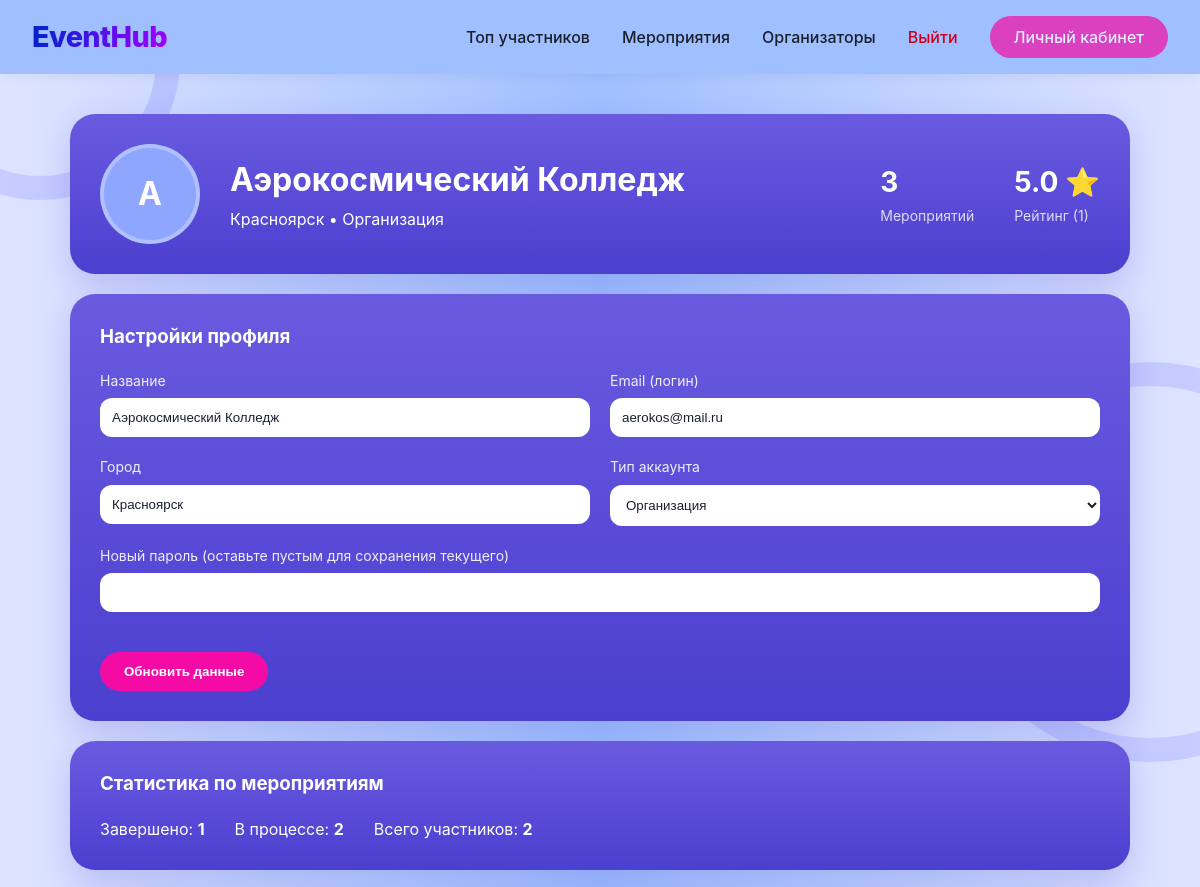
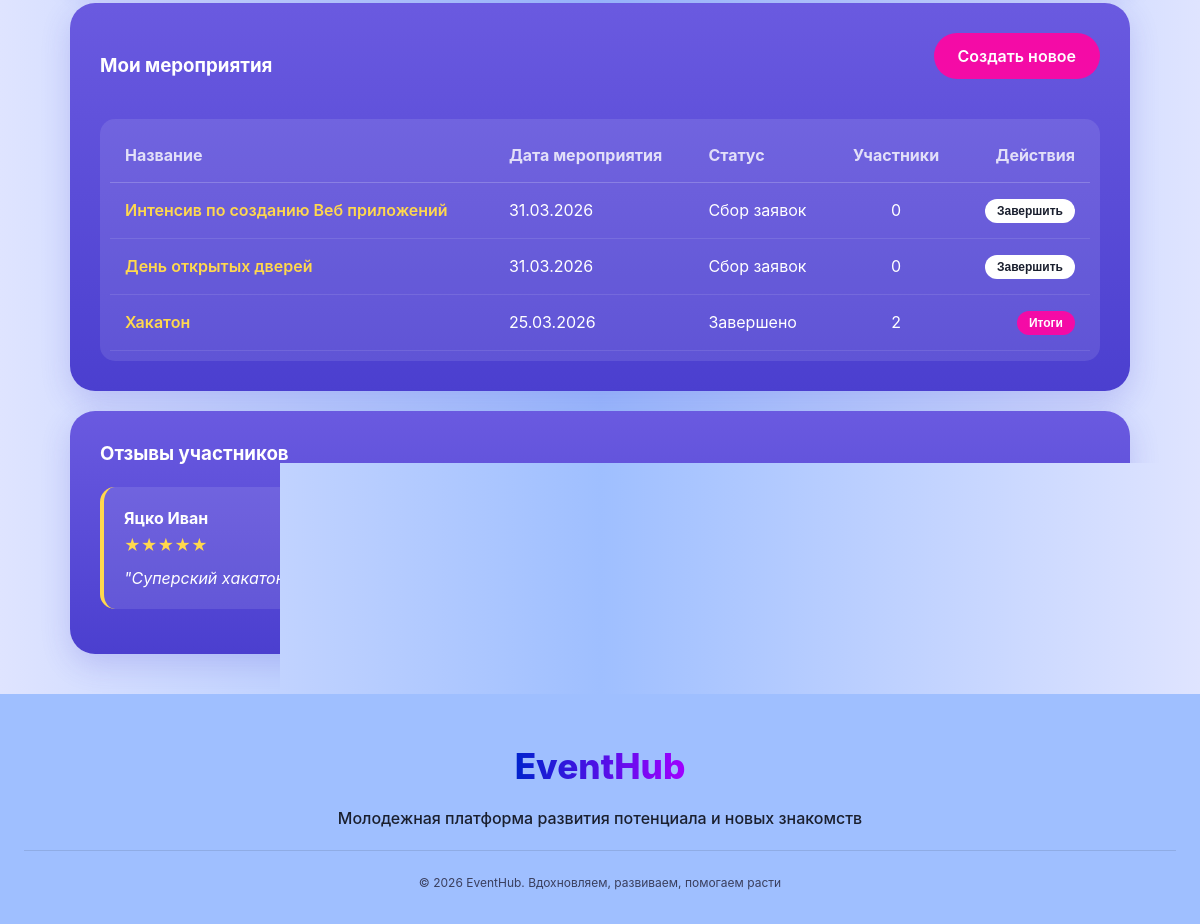
The app's page /src/pages/profile_page.php (signed in) with its own data (2 pictures, top to bottom).
### tables this page shows
CREATE TABLE `promoter` (
  `promoter_id` int NOT NULL,
  `register_id` int NOT NULL,
  `promoter_name` varchar(100) NOT NULL,
  `promoter_city` text NOT NULL,
  `promoter_type` text NOT NULL,
  `promoter_prize` text NOT NULL,
  `promoter_eventcount` int NOT NULL,
  `promoter_rating` decimal(3,1) DEFAULT NULL
);

CREATE TABLE `register` (
  `register_id` int NOT NULL,
  `register_email` varchar(100) NOT NULL,
  `register_pass` varchar(16) NOT NULL,
  `register_role` text NOT NULL
);

CREATE TABLE `event` (
  `event_id` int NOT NULL,
  `promoter_id` int NOT NULL,
  `event_category_id` int NOT NULL,
  `difficulty_id` int NOT NULL,
  `status_id` int NOT NULL,
  `event_name` varchar(100) NOT NULL,
  `event_descr` varchar(250) NOT NULL,
  `event_date` datetime NOT NULL DEFAULT CURRENT_TIMESTAMP,
  `event_format` text NOT NULL,
  `base_score` int NOT NULL,
  `firstp_score` int NOT NULL,
  `secondp_score` int NOT NULL,
  `thirdp_score` int NOT NULL,
  `event_bonus` varchar(250) NOT NULL
);

CREATE TABLE `review` (
  `review_id` int NOT NULL,
  `user_id` int NOT NULL,
  `event_id` int NOT NULL,
  `review_text` varchar(250) NOT NULL,
  `review_score` int NOT NULL
);

CREATE TABLE `user` (
  `user_id` int NOT NULL,
  `register_id` int NOT NULL,
  `user_lastname` text NOT NULL,
  `user_name` text NOT NULL,
  `user_midname` text NOT NULL,
  `user_bdate` date NOT NULL,
  `user_city` text NOT NULL
);

### src/pages/profile_promoter.php (the view, shortened to what this page needs)
<?php
$promoterQuery = mysqli_query($db, "SELECT p.*, r.register_email, r.register_role
    FROM `promoter` p
    JOIN `register` r ON p.register_id = r.register_id
    WHERE p.register_id = '$register_id'");
$promoter = mysqli_fetch_assoc($promoterQuery);
$promoter_id = $promoter['promoter_id'];
$reviews = mysqli_query($db, "SELECT r.*, u.user_name, u.user_lastname, e.event_name
    FROM `review` r
    JOIN `user` u ON r.user_id = u.user_id
    JOIN `event` e ON r.event_id = e.event_id
    WHERE e.promoter_id = '$promoter_id'
    ORDER BY r.review_id DESC");
$avgRating = mysqli_fetch_assoc(mysqli_query($db, "SELECT AVG(r.review_score) as avg, COUNT(*) as count
    FROM `review` r
    JOIN `event` e ON r.event_id = e.event_id
    WHERE e.promoter_id = '$promoter_id'"));
$events = mysqli_query($db, "SELECT * FROM `event` WHERE `promoter_id` = '$promoter_id' ORDER BY `event_date` DESC");
$totalEvents = mysqli_num_rows($events);
$activeEvents = mysqli_num_rows(mysqli_query($db, "SELECT * FROM `event` WHERE `promoter_id` = '$promoter_id' AND `status_id` IN (1,2,3)"));
$completedEvents = mysqli_num_rows(mysqli_query($db, "SELECT * FROM `event` WHERE `promoter_id` = '$promoter_id' AND `status_id` = '4'"));
$totalParticipants = mysqli_fetch_assoc(mysqli_query($db, "SELECT COUNT(*) as cnt FROM `participation` p JOIN `event` e ON p.event_id = e.event_id WHERE e.promoter_id = '$promoter_id'"));
?>
<!DOCTYPE html>
<html lang="ru">
<head>
</head>
<body>
    <div class="bg-circle circle-1"></div>
    <div class="bg-circle circle-2"></div>
    <header class="header">
        <a href="/" class="logo">EventHub</a>
        <div class="nav-links">
            <a href="/top">Топ участников</a>
            <a href="/events">Мероприятия</a>
            <a href="/organizers">Организаторы</a>
            <a href="/logout" class="logout-link">Выйти</a>
            <a href="/profile" class="profile-link">Личный кабинет</a>
        </div>
    </header>
    <div class="container">
        <div class="card profile-header">
            <div class="avatar">
                <?= mb_substr($promoter['promoter_name'], 0, 1, 'UTF-8') ?>
            </div>
            <div>
                <h1 style="margin-bottom: 5px;"><?= $promoter['promoter_name'] ?></h1>
                <p><?= $promoter['promoter_city'] ?> • <?= $promoter['promoter_type'] == 1 ? 'Частное лицо' : 'Организация' ?></p>
            </div>
            <div class="stats-grid">
                <div class="stat-item">
                    <h3><?= $totalEvents ?></h3>
                    <p>Мероприятий</p>
                </div>
                <div class="stat-item">
                    <h3><?= $avgRating['avg'] ? number_format($avgRating['avg'], 1) : '—' ?> ⭐</h3>
                    <p>Рейтинг (<?= $avgRating['count'] ?>)</p>
                </div>
            </div>
        </div>
        <div class="card">
            <h3 style="margin-bottom: 20px;">Настройки профиля</h3>
            <form action="/updateProfile" method="POST" class="form-grid">
                <div class="form-group">
                    <label>Название</label>
                    <input type="text" name="promoter_name" value="<?= $promoter['promoter_name'] ?>" required>
                </div>
                <div class="form-group">
                    <label>Email (логин)</label>
                    <input type="email" name="register_email" value="<?= $promoter['register_email'] ?>" required>
                </div>
                <div class="form-group">
                    <label>Город</label>
                    <input type="text" name="promoter_city" value="<?= $promoter['promoter_city'] ?>" required>
                </div>
                <div class="form-group">
                    <label>Тип аккаунта</label>
                    <select name="promoter_type" required>
                        <option value="2" <?= $promoter['promoter_type'] == 2 ? 'selected' : '' ?>>Организация</option>
                    </select>
                </div>
                <div class="form-group" style="grid-column: span 2;">
                    <label>Новый пароль (оставьте пустым для сохранения текущего)</label>
                    <input type="password" name="new_password">
                </div>
                <button type="submit" class="btn save-btn">Обновить данные</button>
            </form>
        </div>
        <div class="card">
            <h3 style="margin-bottom: 20px;">Статистика по мероприятиям</h3>
            <div style="display: flex; gap: 30px; flex-wrap: wrap;">
                <p>Завершено: <strong><?= $completedEvents ?></strong></p>
                <p>В процессе: <strong><?= $activeEvents ?></strong></p>
                <p>Всего участников: <strong><?= $totalParticipants['cnt'] ?></strong></p>
            </div>
        </div>
        <div class="card">
            <div style="display: flex; justify-content: space-between; align-items: center; margin-bottom: 20px;">
                <h3>Мои мероприятия</h3>
                <a href="/event_new" class="btn new-event-btn">Создать новое</a>
            </div>
            <div class="table-container">
                <table>
                    <thead>
                        <tr>
                            <th>Название</th>
                            <th>Дата мероприятия</th>
                            <th>Статус</th>
                            <th style="text-align: center;">Участники</th>
                            <th style="text-align: right;">Действия</th>
                        </tr>
                    </thead>
                    <tbody>
                        <?php mysqli_data_seek($events, 0);
                        while ($event = mysqli_fetch_assoc($events)):
                            $participantsCount = mysqli_fetch_assoc(mysqli_query($db, "SELECT COUNT(*) as cnt FROM `participation` WHERE `event_id` = '{$event['event_id']}'"));
                            $status_text = '';
                            if ($event['status_id'] == 1) $status_text = 'Модерация';
                            elseif ($event['status_id'] == 2) $status_text = 'Сбор заявок';
                            elseif ($event['status_id'] == 3) $status_text = 'Идёт';
                            else $status_text = 'Завершено';
                        ?>
                        <tr>
                            <td><a href="/event?id=<?= $event['event_id'] ?>" class="event-link"><?= $event['event_name'] ?></a></td>
                            <td><?= date('d.m.Y', strtotime($event['event_date'])) ?></td>
                            <td><?= $status_text ?></td>
                            <td style="text-align: center;"><?= $participantsCount['cnt'] ?></td>
                            <td style="text-align: right;">
                                <?php if ($event['status_id'] == 2 || $event['status_id'] == 3): ?>
                                    <form action="/finishEvent" method="POST" style="display:inline;">
                                        <input type="submit" value="Завершить" class="btn logout-btn" style="font-size: 12px; padding: 5px 12px;">
                                    </form>
                                <?php endif; ?>
                                <?php if ($event['status_id'] == 4): ?>
                                    <a href="/rateEvent?id=<?= $event['event_id'] ?>"><button class="btn save-btn" style="margin: 0; padding: 5px 12px; font-size: 12px;">Итоги</button></a>
                                <?php endif; ?>
                            </td>
                        </tr>
                        <?php endwhile; ?>
                    </tbody>
                </table>
            </div>
        </div>
        <div class="card">
            <h3 style="margin-bottom: 20px;">Отзывы участников</h3>
            <?php if (mysqli_num_rows($reviews) == 0): ?>
                <p style="opacity: 0.7;">Пока нет отзывов о ваших мероприятиях.</p>
            <?php else: ?>
                <?php while ($review = mysqli_fetch_assoc($reviews)): ?>
                    <div class="review-item">
                        <div style="display: flex; justify-content: space-between;">
                            <strong><?= $review['user_lastname'] ?> <?= $review['user_name'] ?></strong>
                            <span style="font-size: 12px; opacity: 0.7;">на: <?= $review['event_name'] ?></span>
                        </div>
                        <div class="stars">
                            <?php for ($i = 1; $i <= 5; $i++) echo $i <= $review['review_score'] ? '★' : '☆'; ?>
                        </div>
                        <p style="margin-top: 10px; font-style: italic;">"<?= htmlspecialchars($review['review_text']) ?>"</p>
                    </div>
                <?php endwhile; ?>
            <?php endif; ?>
        </div>
    </div>
    <footer class="footer">
        <div class="footer-logo">EventHub</div>
        <div class="footer-tagline">Молодежная платформа развития потенциала и новых знакомств</div>
        <div class="footer-copyright">© 2026 EventHub. Вдохновляем, развиваем, помогаем расти</div>
    </footer>
</body>
</html>

### src/pages/profile_promoter.php (style rules this page uses)
* { margin: 0; padding: 0; box-sizing: border-box; }
body { font-family: 'Inter', system-ui, -apple-system, sans-serif; line-height: 1.4; background: #f4f7ff; color: #1A1F2E; min-height: 100vh; }
.header { background-color: #9FBFFF; padding: 16px 32px; display: flex; justify-content: space-between; align-items: center; flex-wrap: wrap; gap: 20px; box-shadow: 0 2px 10px rgba(0, 0, 0, 0.05); position: sticky; top: 0; z-index: 100; }
.logo { font-size: 1.8rem; font-weight: 800; background: linear-gradient(90deg, #0022CD, #A100FF); -webkit-background-clip: text; color: transparent; letter-spacing: -0.02em; text-decoration: none; }
.nav-links { display: flex; align-items: center; gap: 32px; flex-wrap: wrap; }
.nav-links a { text-decoration: none; font-weight: 500; color: #1A1F2E; transition: 0.2s; font-size: 1rem; }
.profile-link { background: #F40BA6; padding: 10px 24px; border-radius: 40px; color: white !important; font-weight: 600; transition: 0.2s; opacity: 0.7; }
.logout-link { color: #cd001f !important; font-weight: 600; }
body { background: linear-gradient(90deg,#DFE4FF,#9FBFFF,#DFE4FF); position: relative; overflow-x: hidden; }
.bg-circle { position:fixed; border-radius:50%; border:24px solid rgba(0,0,255,0.1); pointer-events: none; z-index: 0; }
.circle-1 { width:280px; height:280px; top:-80px; left:-100px; }
.circle-2 { width:400px; height:400px; top:20%; right:-150px; }
.container { max-width: 1100px; margin: 40px auto; padding: 0 20px; position: relative; z-index: 1; }
.card { background: linear-gradient(180deg, #6A5AE0, #4B3FCF); border-radius:25px; padding:30px; color:white; margin-bottom:20px; box-shadow: 0 10px 30px rgba(75, 63, 207, 0.2); }
.profile-header { display:flex; gap:30px; flex-wrap:wrap; align-items:center; }
.avatar { width:100px; height:100px; border-radius:50%; background:#8FA6FF; display:flex; align-items:center; justify-content:center; font-size:32px; font-weight: bold; border: 4px solid rgba(255,255,255,0.3); }
.stats-grid { display: flex; gap: 40px; margin-left: auto; }
.stat-item h3 { font-size: 28px; margin-bottom: 4px; }
.stat-item p { opacity: 0.8; font-size: 14px; }
.form-grid { display: grid; grid-template-columns: 1fr 1fr; gap: 20px; margin-top: 20px; }
.form-group { display: flex; flex-direction: column; gap: 8px; }
.form-group label { font-size: 14px; opacity: 0.9; }
input, select { padding: 12px; border-radius: 12px; border: none; background: white; color: #1A1F2E; }
.btn { border:none; padding:12px 24px; border-radius:30px; cursor:pointer; font-weight:600; transition: 0.3s; }
.save-btn { background:#F40BA6;; color:white; width: fit-content; margin-top: 20px; }
.new-event-btn { background: #F40BA6; color: white; text-decoration: none; display: inline-block; margin-bottom: 20px; }
.table-container { overflow-x: auto; background: rgba(255,255,255,0.1); border-radius: 15px; padding: 10px; }
table { width: 100%; border-collapse: collapse; color: white; }
th { text-align: left; padding: 15px; border-bottom: 1px solid rgba(255,255,255,0.2); opacity: 0.8; }
td { padding: 15px; border-bottom: 1px solid rgba(255,255,255,0.1); }
.event-link { color: #FFD84D; text-decoration: none; font-weight: 600; }
.review-item { background: rgba(255,255,255,0.1); padding: 20px; border-radius: 15px; margin-bottom: 15px; border-left: 4px solid #FFD84D; }
.stars { color: #FFD84D; margin: 5px 0; }
.footer { background-color: #9FBFFF; padding: 48px 24px 32px; text-align: center; margin-top: 0px; position: relative; z-index: 2; }
.footer-logo { font-size: 2.2rem; font-weight: 800; background: linear-gradient(90deg, #0022CD, #A100FF); background-clip: text; -webkit-background-clip: text; color: transparent; display: inline-block; margin-bottom: 16px; }
.footer-tagline { font-size: 1rem; color: #1A1F2E; margin-bottom: 20px; font-weight: 500; }
.footer-copyright { font-size: 0.75rem; color: #3A3F5E; border-top: 1px solid rgba(0, 0, 0, 0.1); padding-top: 24px; margin-top: 16px; }

### records on screen
promoter: promoter_name "А", promoter_name "Аэрокосмический Колледж", promoter_city "Красноярск", register_email "aerokos@mail.ru", promoter_type "Организация"
event: event_name "Интенсив по созданию Веб приложений", event_date "31.03.2026", status "Сбор заявок", cnt "0"
event: event_name "День открытых дверей", event_date "31.03.2026", status "Сбор заявок", cnt "0"
event: event_name "Хакатон", event_date "25.03.2026", status "Завершено", cnt "2"
review: user.user_lastname "Яцко", user.user_name "Иван", review_text "Суперский хакатон!"

### other values on screen
$totalEvents "3"
$avgRating['avg'] "5.0"
$avgRating['count'] "1"
$completedEvents "1"
$activeEvents "2"
$totalParticipants['cnt'] "2"
